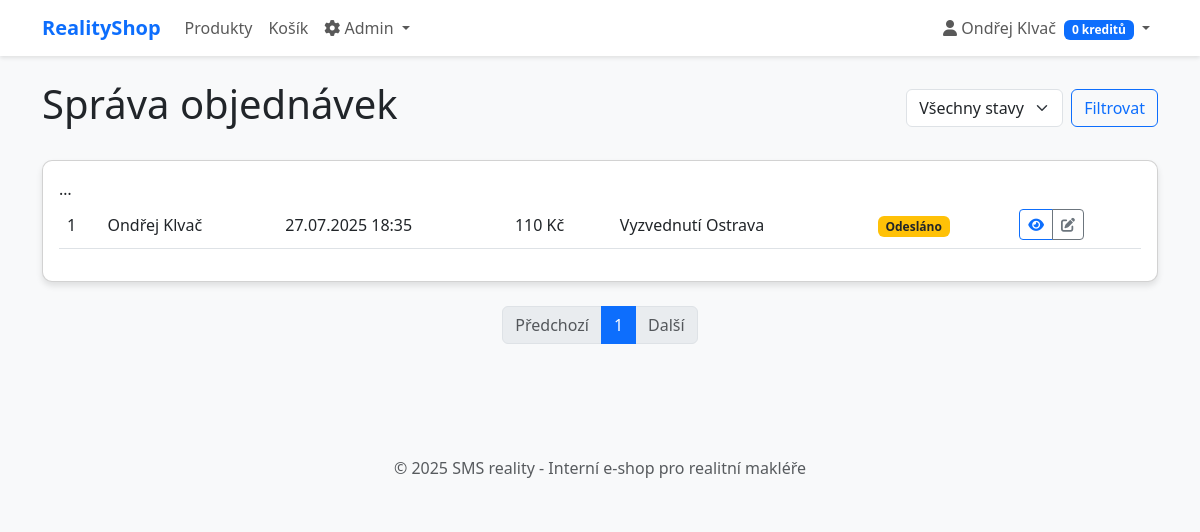
Page /admin/orders (signed in) on the committed database.
### models.py (models this page shows, shortened)
class User(db.Model, UserMixin):
    id              = db.Column(db.Integer, primary_key=True)
    first_name      = db.Column(db.String(100), nullable=False)
    last_name       = db.Column(db.String(100), nullable=False)
    email           = db.Column(db.String(100), unique=True, nullable=False)
    address         = db.Column(db.Text, nullable=True)
    password        = db.Column(db.String(200), nullable=True)
    credits         = db.Column(db.Integer, default=0)
    is_admin        = db.Column(db.Boolean, default=False)
    is_password_set = db.Column(db.Boolean, default=False)
    orders          = db.relationship('Order', backref='user', lazy=True)
    carts           = db.relationship('Cart', backref='user', lazy=True)

class Order(db.Model):
    id               = db.Column(db.Integer, primary_key=True)
    user_id          = db.Column(db.Integer, db.ForeignKey('user.id'), nullable=False)
    shipping_id      = db.Column(db.Integer, db.ForeignKey('shipping.id'), nullable=False)
    shipping_address = db.Column(db.String(200), nullable=True)
    total_price      = db.Column(db.Integer, nullable=False)  # Celková cena v Kč
    credits_used     = db.Column(db.Integer, default=0)
    final_price      = db.Column(db.Integer, nullable=False)  # Po odečtení kreditů
    created_at       = db.Column(db.DateTime, default=datetime.utcnow)
    is_completed     = db.Column(db.Boolean, default=False)
    status           = db.Column(db.String(20), nullable=False, default='new')
    note             = db.Column(db.Text, nullable=True)          # poznámka od uživatele
    admin_note       = db.Column(db.Text, nullable=True)          # interní poznámka
    items            = db.relationship('OrderItem', backref='order', lazy=True)

class Shipping(db.Model):
    __tablename__ = 'shipping'
    id          = db.Column(db.Integer, primary_key=True)
    name        = db.Column(db.String(100), nullable=False)
    price       = db.Column(db.Integer, nullable=False)      # Cena v Kč
    description = db.Column(db.String(200), nullable=True)   # Popis dopravy
    active      = db.Column(db.Boolean, default=True)        # Je aktivní?
    orders      = db.relationship('Order', backref='shipping', lazy=True)

### app.py (the view)
@app.route('/admin/orders')
@login_required
def admin_orders():
    if not current_user.is_admin:
        abort(403)
    page       = request.args.get('page', 1, type=int)
    pagination = Order.query.order_by(Order.created_at.desc())\
        .paginate(page=page, per_page=20)
    return render_template('admin/orders.html', orders=pagination.items, pagination=pagination)

### app.py (called while the page is built)
@login_manager.user_loader
def load_user(user_id):
    return User.query.get(int(user_id))

### templates/admin/orders.html (shortened to what this page needs)
{% extends "base.html" %}
{% block content %}
<div class="d-flex justify-content-between align-items-center mb-4">
  <h1>Správa objednávek</h1>
  <form method="GET" action="{{ url_for('admin_orders') }}" class="d-flex">
    <select name="status" class="form-select me-2">
      <option value="">Všechny stavy</option>
    </select>
    <button type="submit" class="btn btn-outline-primary">Filtrovat</button>
  </form>
</div>
<div class="card">
  <div class="card-body">
    <div class="table-responsive">
      <table class="table table-hover align-middle">
        <tbody>
          {% for order in orders %}
      <tr>
        <td>{{ order.id }}</td>
        <td>{{ order.user.first_name }} {{ order.user.last_name }}</td>
        <td>{{ order.created_at.strftime('%d.%m.%Y %H:%M') }}</td>
              <td>{{ order.total_price }} Kč</td>
              <td>{{ order.shipping.name }}</td>
              <td>
                {% if order.status=='new' %}
                  <span class="badge bg-info">Nová</span>
                {% elif order.status=='processing' %}
                  <span class="badge bg-primary">Zpracovává se</span>
                {% elif order.status=='shipped' %}
                  <span class="badge bg-warning text-dark">Odesláno</span>
                {% elif order.status=='delivered' %}
                  <span class="badge bg-success">Doručeno</span>
                {% elif order.status=='cancelled' %}
                  <span class="badge bg-danger">Zrušeno</span>
                {% endif %}
              </td>
              <td>
                <div class="btn-group btn-group-sm">
                  <button type="button"
                          class="btn btn-outline-primary"
                          data-bs-toggle="modal"
                          data-bs-target="#viewOrderModal{{ order.id }}">
                    <i class="fas fa-eye"></i>
                  </button>
                 <a href="{{ url_for('admin_order_detail', order_id=order.id) }}"
                     class="btn btn-outline-secondary">
                    <i class="fas fa-edit"></i>
                  </a>
                </div>
              </td>
            </tr>
          {% endfor %}
        </tbody>
      </table>
    </div>
  </div>
</div>
<nav aria-label="Stránkování" class="mt-4">
  <ul class="pagination justify-content-center">
    {% if pagination.has_prev %}
      <li class="page-item">
        <a class="page-link"
           href="{{ url_for('admin_orders', page=pagination.prev_num, status=request.args.get('status','')) }}">
          Předchozí
        </a>
      </li>
    {% else %}
      <li class="page-item disabled"><span class="page-link">Předchozí</span></li>
    {% endif %}
    {% for page in pagination.iter_pages(left_edge=1, right_edge=1, left_current=2, right_current=2) %}
      {% if page %}
        {% if page == pagination.page %}
          <li class="page-item active"><span class="page-link">{{ page }}</span></li>
        {% endif %}
      {% else %}
        <li class="page-item disabled"><span class="page-link">…</span></li>
      {% endif %}
    {% endfor %}
    {% if pagination.has_next %}
      <li class="page-item">
        <a class="page-link"
           href="{{ url_for('admin_orders', page=pagination.next_num, status=request.args.get('status','')) }}">
          Další
        </a>
      </li>
    {% else %}
      <li class="page-item disabled"><span class="page-link">Další</span></li>
    {% endif %}
  </ul>
</nav>
{% endblock %}

### templates/base.html (shortened to what this page needs)
<!DOCTYPE html>
<html lang="cs">
<head>
    <link href="https://cdn.jsdelivr.net/npm/bootstrap@5.3.0-alpha1/dist/css/bootstrap.min.css" rel="stylesheet">
    <link rel="stylesheet" href="https://cdnjs.cloudflare.com/ajax/libs/font-awesome/6.0.0/css/all.min.css">
</head>
<body>
    <nav class="navbar navbar-expand-lg navbar-light bg-white">
        <div class="container">
            <a class="navbar-brand fw-bold text-primary" href="{{ url_for('index') }}">RealityShop</a>
            <div class="collapse navbar-collapse" id="navbarNav">
                <ul class="navbar-nav me-auto">
                    <li class="nav-item">
                        <a class="nav-link" href="{{ url_for('index') }}">Produkty</a>
                    </li>
                    {% if current_user.is_authenticated %}
                        <li class="nav-item">
                            <a class="nav-link" href="{{ url_for('cart') }}">Košík</a>
                        </li>
                        {% if current_user.is_admin %}
                            <li class="nav-item dropdown">
                                <a class="nav-link dropdown-toggle" href="#" id="adminDropdown" role="button" data-bs-toggle="dropdown">
                                    <i class="fas fa-cog"></i> Admin
                                </a>
                            </li>
                        {% endif %}
                    {% endif %}
                </ul>
                <ul class="navbar-nav">
                    {% if current_user.is_authenticated %}
                        <li class="nav-item dropdown">
                            <a class="nav-link dropdown-toggle" href="#" id="userDropdown" role="button" data-bs-toggle="dropdown">
                                <i class="fas fa-user"></i> {{ current_user.first_name }} {{ current_user.last_name }}
                                <span class="badge bg-primary ms-1">{{ current_user.credits }} kreditů</span>
                             </a>
                        </li>
                    {% else %}
                        <li class="nav-item">
                            <a class="nav-link" href="{{ url_for('login') }}">Přihlásit se</a>
                        </li>
                    {% endif %}
                </ul>
            </div>
        </div>
    </nav>
    <div class="container py-4">
        {% block content %}{% endblock %}
    </div>
    <footer class="bg-light py-4 mt-5">
        <div class="container text-center">
            <p class="mb-0 text-muted">&copy; 2025 SMS reality - Interní e-shop pro realitní makléře</p>
        </div>
    </footer>
</body>
</html>

### templates/base.html (style rules this page uses)
body { font-family: 'Segoe UI', Tahoma, Geneva, Verdana, sans-serif; background-color: #f8f9fa; }
.card { border-radius: 10px; box-shadow: 0 4px 6px rgba(0, 0, 0, 0.1); transition: transform 0.3s ease, box-shadow 0.3s ease; }
.navbar { box-shadow: 0 2px 4px rgba(0, 0, 0, 0.1); }

### rows in the picture
User: first_name "Ondřej", last_name "Klvač", credits "0"
Order: id "1", user.first_name "Ondřej", user.last_name "Klvač", created_at "27.07.2025 18:35", total_price "110", shipping.name "Vyzvednutí Ostrava", status "Odesláno"

### other values in the picture
{{ page }} "1"
